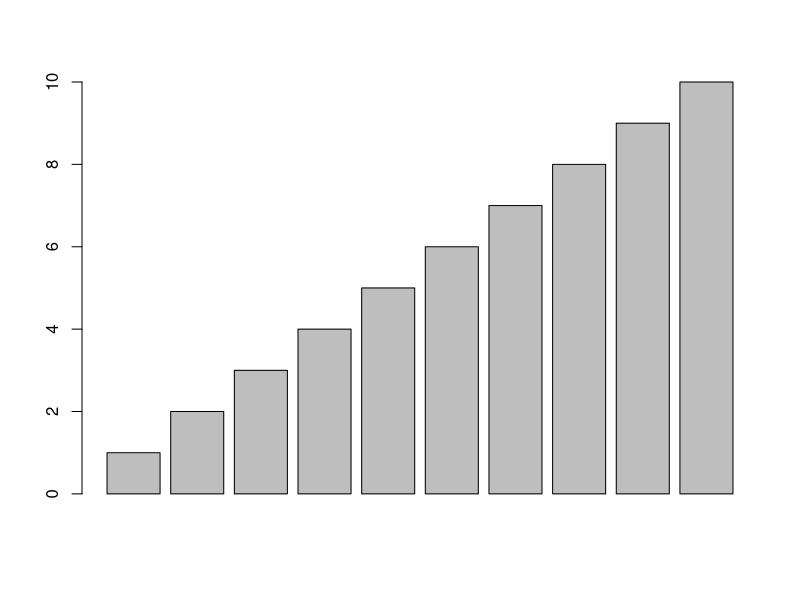
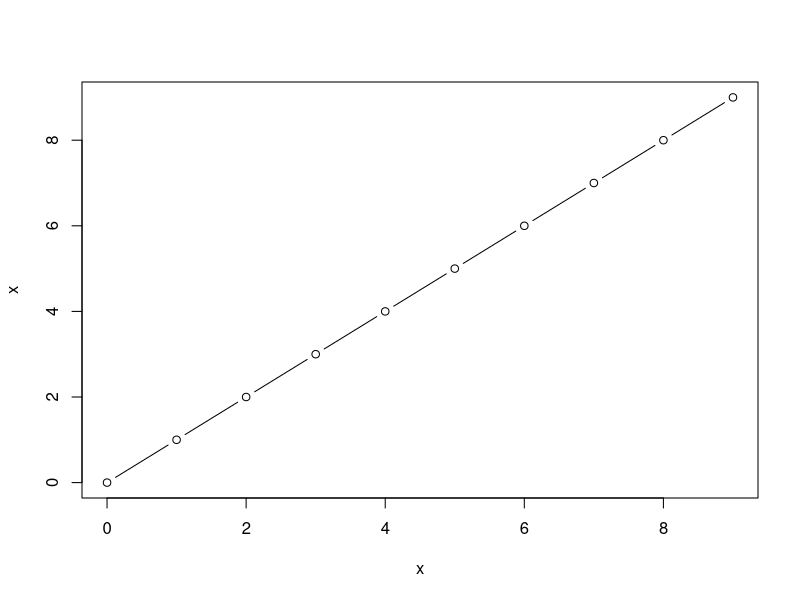
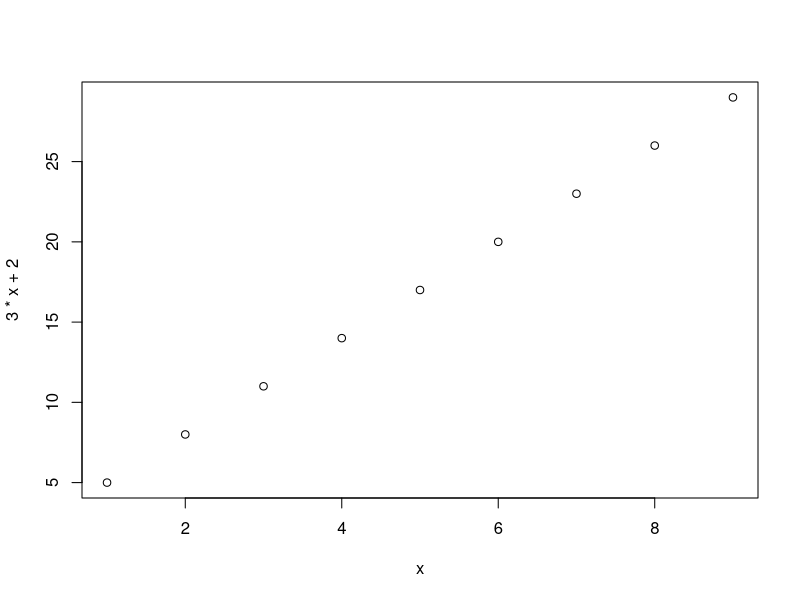
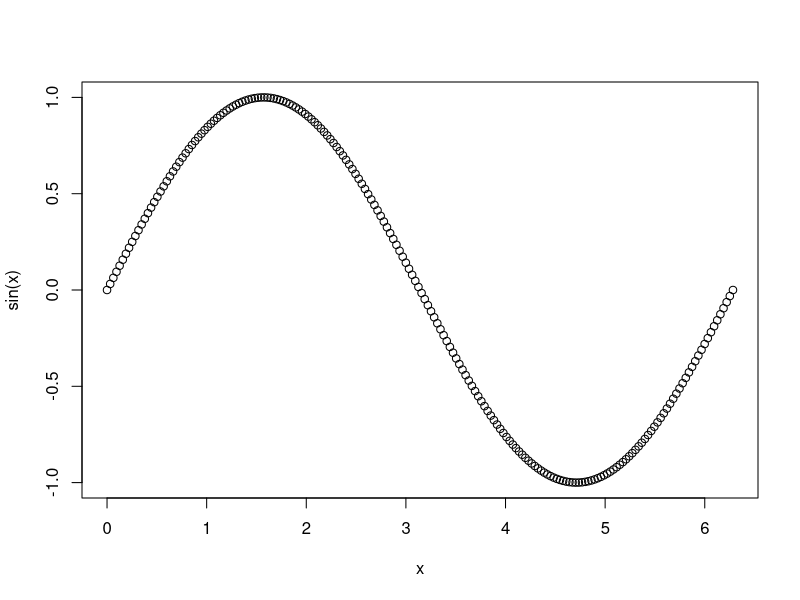
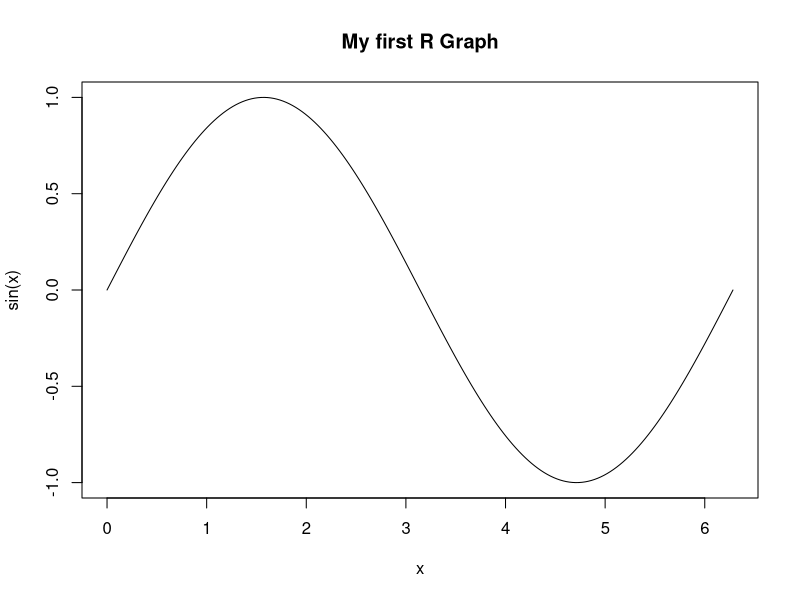
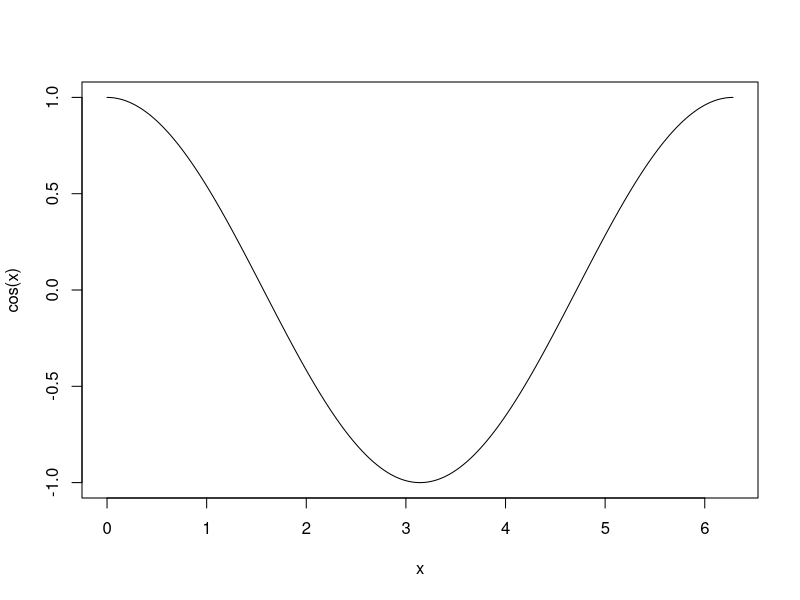

The R script that drew these images, in order:
## ---- chunk 1
knitr::opts_chunk$set(echo = TRUE)
## ---- chunk 2
3 + 4
## ---- chunk 3
4 * 5 == 21
## ---- chunk 4
x = 2
y = 3.5
z = 7
## ---- chunk 5
str(x)
str(y)
str(z)
## ---- chunk 6
x * y * z
## ---- chunk 7
x * y * z == 49
## ---- chunk 8
s = "Alexander"
## ---- chunk 9
nchar(s)
## ---- chunk 10
x = 1:10
## ---- chunk 11
length(x)
## ---- chunk 12
x * 1.2
## ---- chunk 13
c(x[1:5] * 2, x[6:10])
## ---- chunk 14
barplot(x)
## ---- chunk 15
x = 0:9
## ---- chunk 16
plot(x, x, type = "b")
## ---- chunk 17
x = 1:9
plot(x, 3*x+2)
## ---- chunk 18
x = seq(0, 2*pi, length.out = 200)
plot(x, sin(x))
## ---- chunk 19
plot(
  x, 
  sin(x), 
  main = "My first R Graph",
  type = "l"
)
## ---- chunk 20
curve(cos, 0, 2*pi, n=200)
